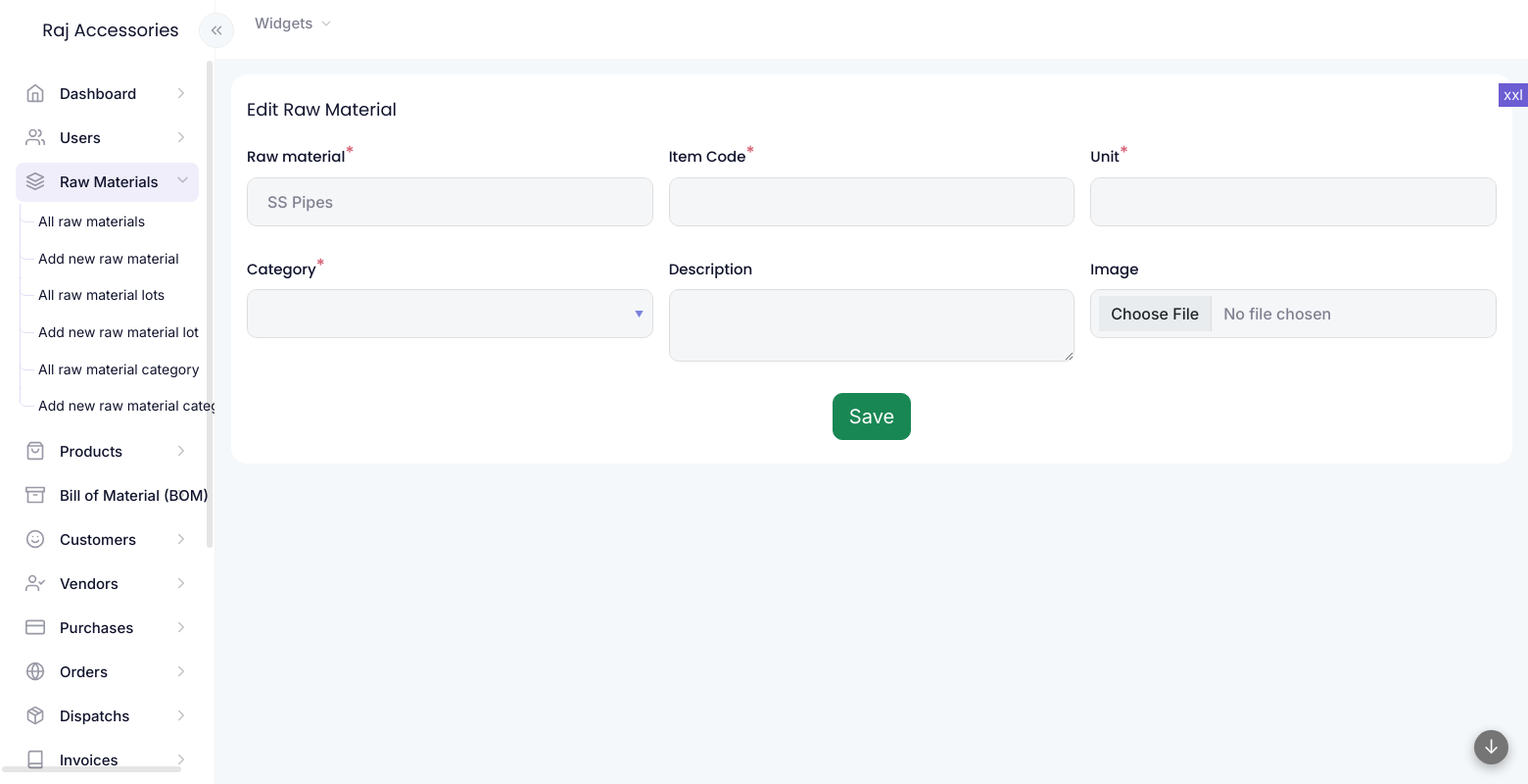
Before: /modules/raw_materials/raw_material-form.php?id=6 (signed in) with the older database file.
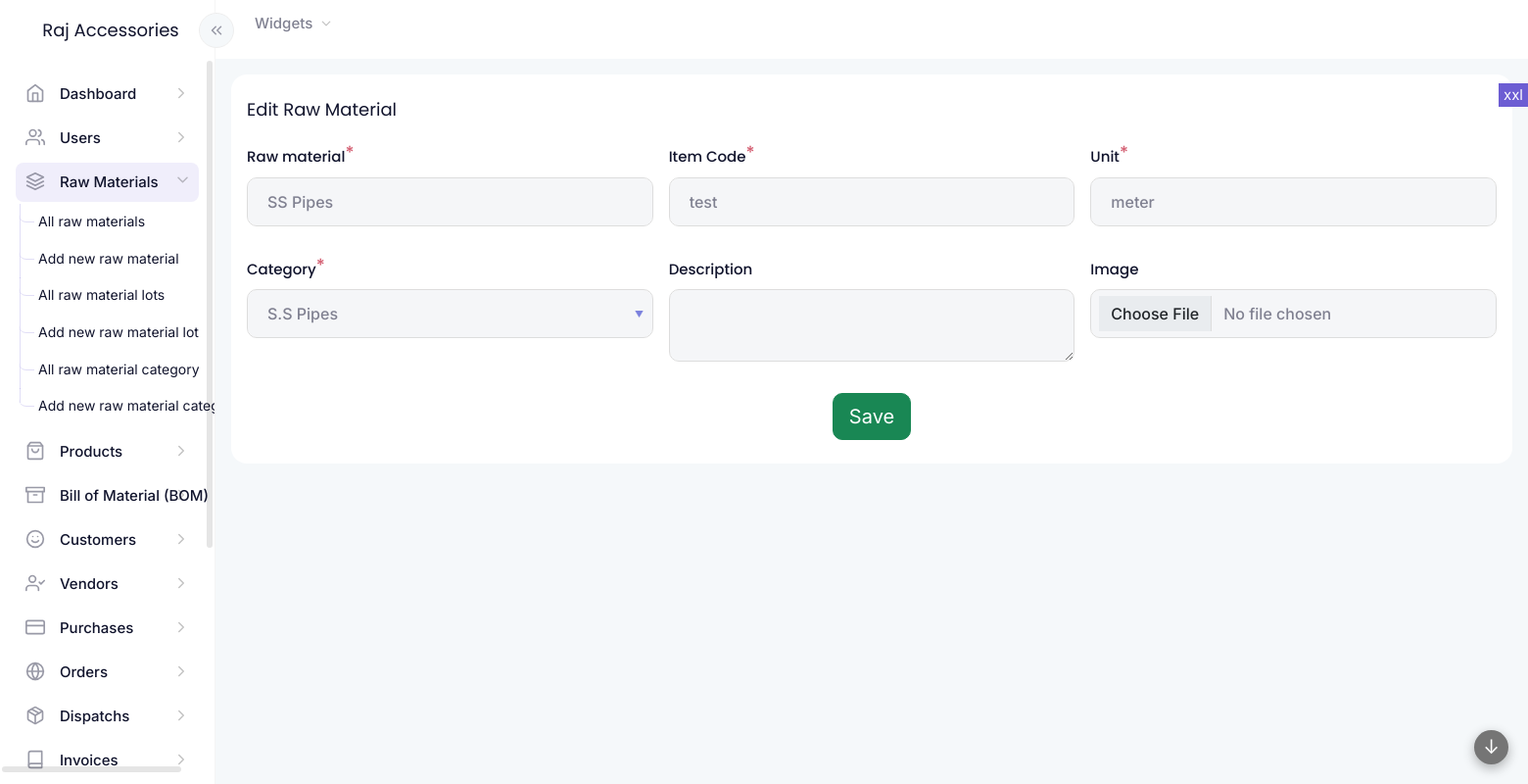
After: the same page with the newer database file.
### tables this page shows
CREATE TABLE IF NOT EXISTS `raw_materials` (
  `id` int NOT NULL AUTO_INCREMENT,
  `raw_material` varchar(255) DEFAULT NULL,
  `code` varchar(100) DEFAULT NULL,
  `unit` varchar(20) DEFAULT NULL,
  `description` text,
  `category` varchar(200) DEFAULT NULL,
  `image` int DEFAULT NULL,
  `auth_user` int DEFAULT NULL,
  `updated` int DEFAULT NULL,
  `created` varchar(35) DEFAULT NULL,
  PRIMARY KEY (`id`)
);

### lib/functions.php (the view, shortened to what the changed rows need)
<?php
function get_data($table, $query, $cols, $order = '', $limit = '')
{
    global $conn;
    if (is_numeric($query)) {
        $where = "id='" . $query . "'";
        $singlearr = true;
    } else {
        $where = $query;
        $singlearr = false;
    }
    $condition = ' ' . $where . ' ';
    $ret = [];
    $sql =
        ' SELECT ' .
        $cols .
        ' FROM ' .
        $table .
        ' ' .
        $condition .
        ' ' .
        $order .
        ' ' .
        $limit .
        ' ';
    $querystr = $conn->query($sql);
    $totrows = mysqli_num_rows($querystr);
    if ($totrows > 0) {
        $inc = 0;
        while ($result = mysqli_fetch_object($querystr)) {
            foreach ($result as $key => $value) {
                if ($singlearr) {
                    $ret[$key] = $value;
                } else {
                    $ret[$inc][$key] = $value;
                }
            }
            $inc = $inc + 1;
        }
    }
    return $ret;
}
function get_value($data, $key)
{
    if (isset($data[$key]) && is_array($data)) {
        return $data[$key];
    } else {
        return '';
    }
}
function select_attribute_options($arr, $sel)
{
    $ret = "<option value=''></option>";
    foreach ($arr as $key => $value) {
        $selected = '';
        if (is_array($sel)) {
            if (in_array($key, $sel)) {
                $selected = 'selected';
            }
        } else {
            if ($key == $sel) {
                $selected = 'selected';
            }
        }
        $ret .= "<option value='" . $key . "' " . $selected . " data-color='" . $value["color"] . "'>" . $value["attribute"] . "</option>";
    }
    return $ret;
}
function get_attributes_arr($cat)
{
    $colors = [
        'accent1',
        'accent2',
        'accent3',
        'warning',
        'info',
        'primary',
        'success',
        'danger'
    ];
    $arr = [];
    if ($cat != "") {
        $fetch_arr = fetch_data(["table" => "attributes", "columns" => "id, color, attribute, code", "condition" => " category = '" . $cat . "' AND active = 'yes' ", "order" => "attribute ASC", "limit" => ""]);
        foreach ($fetch_arr as $lk => $lv) {
            if ($lv["color"] == NULL || $lv["color"] == "") {
                $lv["color"] = $color = $colors[$lv["id"] % count($colors)];
            }
            $arr[$lv["id"]] = $lv;
        }
    }
    return $arr;
}

### common/functions.php (shortened to what the changed rows need)
<?php
function widget_start($title = "", $class = "", $widget_title_class = "", $widget_wrapper_class = "", $options = "", $widget_options_class = "")
{
    echo '<div class="widgetwrapper col d-flex align-items-start  px-2 py-0 ' . $class . ' ">
 <div class="widget container-fluid py-4 px-3 overhide ' . $widget_wrapper_class . '">';
}
function widget_end()
{
    echo "</div>
 </div>";
}
?>
<?php
function form_field($vars, $data)
{
    $s = "";
    if ($vars["type"] == "submit") {
        $s = '<div class="' . $vars["class"] . '">';
        $s .= '<input type="submit" name="' . $vars["key"] . '" value="' . $vars["name"] . '" class="btn btn-success btn-lg">';
        $s .= '</div>';
    }
    else {
        $show_as_field = true;
        if ($show_as_field) {
            $parent_class = "";
            $s = '<div class="' . $vars["class"] . ' ' . $parent_class . '"><label for="' . $vars["key"] . '" class="form-label">' . $vars["name"] . '';
            $required = (isset($vars["required"]) && $vars["required"] == true) ? true : false;
            if ($required) {
                $s .= '<sup>*</sup>';
            }
            $s .= '</label>';
        }
        if ($vars["type"] == "display") {
            $s .= '<div class="form-display" name="' . $vars["key"] . '" id="' . $vars["key"] . '">' . get_value($data, $vars["key"]) . '</div>';
        }
        else if ($vars["type"] == "text") {
            $s .= '<input type="text" class="form-control" name="' . $vars["key"] . '" id="' . $vars["key"] . '" value="' . get_value($data, $vars["key"]) . '" ' . ($required ? "required" : "") . '>';
            $s .= '<div class="invalid-feedback">Incorrect ' . $vars["name"] . ' value</div>';
        }
        else if ($vars["type"] == "hidden") {
            $s .= '<input type="hidden" class="form-control" name="' . $vars["key"] . '" id="' . $vars["key"] . '" value="' . get_value($data, $vars["key"]) . '" ' . '>';
        }
        else if ($vars["type"] == "textarea") {
            $s .= '<textarea class="form-control" name="' . $vars["key"] . '" id="' . $vars["key"] . '" ' . ($required ? "required" : "") . '>' . get_value($data, $vars["key"]) . '</textarea>';
            $s .= '<div class="invalid-feedback">Incorrect ' . $vars["name"] . ' value</div>';
        }
        else if ($vars["type"] == "select-attribute") {
            $s .= '<select class="form-control" name="' . $vars["key"] . '" id="' . $vars["key"] . '" ' . ($required ? "required" : "") . '>';
            $sel = get_value($data, $vars["key"]);
            $s .= select_attribute_options($vars["attributes"], $sel);
            $s .= '</select><div class="invalid-feedback">Incorrect ' . $vars["name"] . ' value</div>';
        }
        else if ($vars["type"] == "image-file") {
            $s .= '<input type="file" class="form-control" name="' . $vars["key"] . '" id="' . $vars["key"] . '" ' . ($required ? "required" : "") . '>';
            $s .= '<div class="invalid-feedback">Invalid ' . $vars["name"] . '</div>';
        }
        if ($show_as_field) {
            $s .= '</div>';
        }
    }
    return $s;
}
function module_get_data($table, $id)
{
    $data = [];
    $data['mode'] = 'new';
    if ($id != "") {
        $get = get_data($table, 'WHERE id=' . $id . '', '*');
        if (sizeof($get) > 0) {
            $data = $get[0];
        }
        $data['mode'] = 'update';
    }
    return $data;
}
function fetch_data($vars)
{
    global $conn;
    $table = $vars["table"];
    $cols = $vars["columns"];
    $order = $vars["order"];
    $limit = $vars["limit"];
    $condition = $vars["condition"];
    if ($condition != "") {
        $condition = " WHERE " . $condition;
    }
    if (trim($order) != '') {
        if (strpos($order, " DESC") !== false || strpos($order, " ASC") !== false) {
            $order = ' ORDER BY ' . trim($order) . ' ';
        } else {
            $order = ' ORDER BY ' . trim($order) . ' ASC ';
        }
    }
    $ret = [];
    $sql = ' SELECT ' . $cols . ' FROM ' . $table . ' ' . $condition . ' ' . $order . ' ' . $limit . ' ';
    $querystr = $conn->query($sql);
    $totrows = mysqli_num_rows($querystr);
    if ($totrows > 0) {
        $inc = 0;
        while ($result = mysqli_fetch_object($querystr)) {
            foreach ($result as $key => $value) {
                $ret[$inc][$key] = $value;
            }
            $inc = $inc + 1;
        }
    }
    return $ret;
}

Changed rows visible on the page:
changed raw_materials "SS Pipes": code (not shown) → "test"; unit (not shown) → "meter"
Other visible differences:
form field category: (not shown) → "S.S Pipes"
